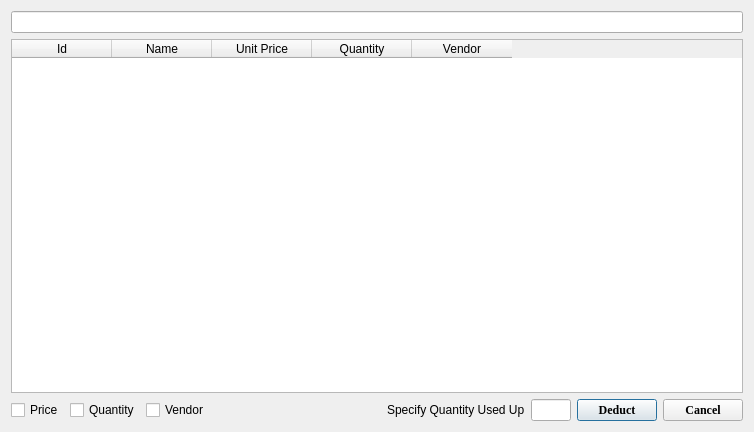
<?xml version="1.0" encoding="UTF-8"?>
<ui version="4.0">
 <class>dialogSpareParts</class>
 <widget class="QDialog" name="dialogSpareParts">
  <property name="windowModality">
   <enum>Qt::WindowModal</enum>
  </property>
  <property name="geometry">
   <rect>
    <x>0</x>
    <y>0</y>
    <width>754</width>
    <height>432</height>
   </rect>
  </property>
  <property name="windowTitle">
   <string>SPARES AND ACCESSORIES</string>
  </property>
  <property name="windowIcon">
   <iconset resource="custom.qrc">
    <normaloff>:/icons/images/icons/headphone.png</normaloff>:/icons/images/icons/headphone.png</iconset>
  </property>
  <layout class="QVBoxLayout" name="verticalLayout">
   <item>
    <widget class="QLineEdit" name="lineEditSearchText"/>
   </item>
   <item>
    <widget class="QTableWidget" name="tableWidgetAllParts">
     <property name="selectionMode">
      <enum>QAbstractItemView::SingleSelection</enum>
     </property>
     <property name="selectionBehavior">
      <enum>QAbstractItemView::SelectRows</enum>
     </property>
     <column>
      <property name="text">
       <string>Id</string>
      </property>
     </column>
     <column>
      <property name="text">
       <string>Name</string>
      </property>
     </column>
     <column>
      <property name="text">
       <string>Unit Price</string>
      </property>
     </column>
     <column>
      <property name="text">
       <string>Quantity</string>
      </property>
     </column>
     <column>
      <property name="text">
       <string>Vendor</string>
      </property>
     </column>
    </widget>
   </item>
   <item>
    <layout class="QHBoxLayout" name="horizontalLayout">
     <property name="topMargin">
      <number>0</number>
     </property>
     <item>
      <widget class="QCheckBox" name="checkBoxPrice">
       <property name="text">
        <string>Price</string>
       </property>
      </widget>
     </item>
     <item>
      <widget class="QCheckBox" name="checkBoxQuantity">
       <property name="text">
        <string>Quantity</string>
       </property>
      </widget>
     </item>
     <item>
      <widget class="QCheckBox" name="checkBoxVendor">
       <property name="text">
        <string>Vendor</string>
       </property>
      </widget>
     </item>
     <item>
      <spacer name="horizontalSpacer">
       <property name="orientation">
        <enum>Qt::Horizontal</enum>
       </property>
       <property name="sizeHint" stdset="0">
        <size>
         <width>40</width>
         <height>20</height>
        </size>
       </property>
      </spacer>
     </item>
     <item>
      <widget class="QLabel" name="label">
       <property name="text">
        <string>Specify Quantity Used Up</string>
       </property>
      </widget>
     </item>
     <item>
      <widget class="QLineEdit" name="lineEditQuantityUsed">
       <property name="maximumSize">
        <size>
         <width>40</width>
         <height>16777215</height>
        </size>
       </property>
       <property name="baseSize">
        <size>
         <width>0</width>
         <height>0</height>
        </size>
       </property>
       <property name="maxLength">
        <number>3</number>
       </property>
      </widget>
     </item>
     <item>
      <widget class="QPushButton" name="pushButtonDeduct">
       <property name="font">
        <font>
         <family>Times New Roman</family>
         <weight>75</weight>
         <bold>true</bold>
        </font>
       </property>
       <property name="text">
        <string>Deduct</string>
       </property>
      </widget>
     </item>
     <item>
      <widget class="QPushButton" name="pushButtonCancel">
       <property name="font">
        <font>
         <family>Times New Roman</family>
         <weight>75</weight>
         <bold>true</bold>
        </font>
       </property>
       <property name="text">
        <string>Cancel</string>
       </property>
      </widget>
     </item>
    </layout>
   </item>
  </layout>
 </widget>
 <resources>
  <include location="custom.qrc"/>
 </resources>
 <connections/>
</ui>
